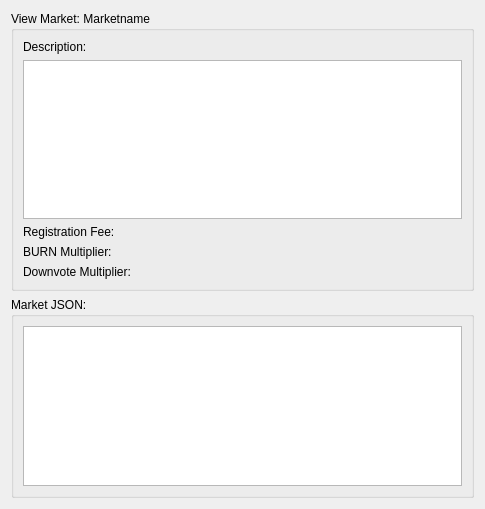
<?xml version="1.0" encoding="UTF-8"?>
<ui version="4.0">
 <class>Dialog</class>
 <widget class="QDialog" name="Dialog">
  <property name="geometry">
   <rect>
    <x>0</x>
    <y>0</y>
    <width>485</width>
    <height>509</height>
   </rect>
  </property>
  <property name="windowTitle">
   <string>View Market</string>
  </property>
  <layout class="QGridLayout" name="gridLayout_3">
   <item row="0" column="0">
    <layout class="QVBoxLayout" name="verticalLayout_2">
     <item>
      <widget class="QGroupBox" name="view_market_groupbox">
       <property name="title">
        <string>View Market: Marketname</string>
       </property>
       <layout class="QGridLayout" name="gridLayout_2">
        <item row="1" column="0">
         <layout class="QVBoxLayout" name="verticalLayout">
          <item>
           <widget class="QPlainTextEdit" name="desc_plaintextedit">
            <property name="lineWrapMode">
             <enum>QPlainTextEdit::NoWrap</enum>
            </property>
            <property name="readOnly">
             <bool>true</bool>
            </property>
           </widget>
          </item>
          <item>
           <widget class="QLabel" name="regfee_label">
            <property name="text">
             <string>Registration Fee: </string>
            </property>
           </widget>
          </item>
          <item>
           <widget class="QLabel" name="burn_mult_label">
            <property name="text">
             <string>BURN Multiplier: </string>
            </property>
           </widget>
          </item>
          <item>
           <widget class="QLabel" name="downvote_mult_label">
            <property name="text">
             <string>Downvote Multiplier: </string>
            </property>
           </widget>
          </item>
         </layout>
        </item>
        <item row="0" column="0">
         <widget class="QLabel" name="desc_label">
          <property name="text">
           <string>Description:</string>
          </property>
         </widget>
        </item>
       </layout>
      </widget>
     </item>
     <item>
      <widget class="QGroupBox" name="json_groupbox">
       <property name="title">
        <string>Market JSON:</string>
       </property>
       <layout class="QGridLayout" name="gridLayout">
        <item row="0" column="0">
         <widget class="QPlainTextEdit" name="json_plaintextedit">
          <property name="lineWrapMode">
           <enum>QPlainTextEdit::NoWrap</enum>
          </property>
          <property name="readOnly">
           <bool>true</bool>
          </property>
         </widget>
        </item>
       </layout>
      </widget>
     </item>
    </layout>
   </item>
  </layout>
 </widget>
 <resources/>
 <connections/>
</ui>
